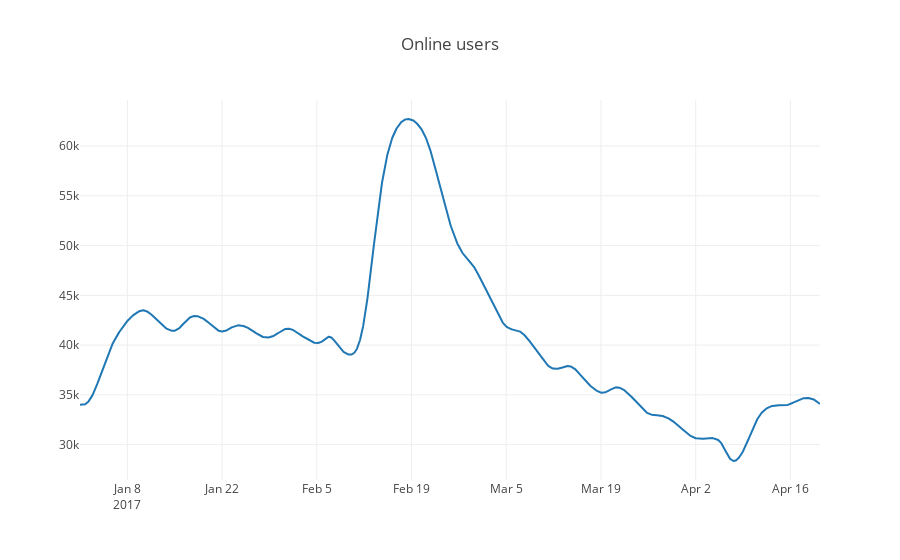

The code cell stored with this chart in its notebook:
### Code cell
def plotly_df(df, title = ''):
    data = []

    for column in df.columns:
        trace = go.Scatter(
            x = df.index,
            y = df[column],
            mode = 'lines',
            name = column
        )
        data.append(trace)

    layout = dict(title=title)
    fig = dict(data = data, layout = layout)
    iplot(fig, show_link=False)

plotly_df(df, title = "Online users")

### Figure 1 — Plotly figure (JSON) as saved in the notebook; plotly's stock layout.template omitted (floating-point values rounded to 4 significant figures; data arrays with more than 128 entries replaced by an {"elided": "..."} marker saying what was removed)
{"data": [{"mode": "lines", "name": "Users", "type": "scatter", "x": {"elided": "2625 str values"}, "y": {"elided": "2625 float values"}}], "layout": {"title": "Online users"}}
